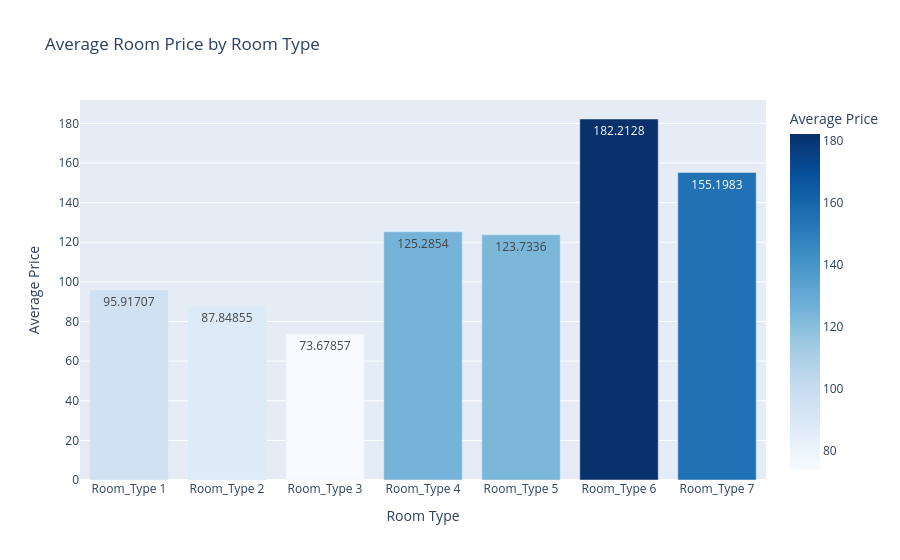

Write notebook code for a chart like this one.
### Markdown cell above
Observation : Average room price by booking status shows that the average room price varies for bookings canceled and booking that were not canceled. This suggests there must be a relationship between the price of a room and cancellation decision of customers.

### Code cell
room_price = df.groupby('room type')['average price'].mean().reset_index()

fig = pltx.bar(
    room_price,
    x='room type',
    y='average price',
    title='Average Room Price by Room Type',
    labels={'room type': 'Room Type', 'average price': 'Average Price'},
    text_auto=True,
    color='average price',
    color_continuous_scale="Blues"
)

fig.show()

### Figure 1 — Plotly figure (JSON) as saved in the notebook; plotly's stock layout.template omitted (floating-point values rounded to 4 significant figures)
{"data": [{"hovertemplate": "Room Type=%{x}<br>Average Price=%{marker.color}<extra></extra>", "legendgroup": "", "marker": {"color": [95.92, 87.85, 73.68, 125.3, 123.7, 182.2, 155.2], "coloraxis": "coloraxis", "pattern": {"shape": ""}}, "name": "", "orientation": "v", "showlegend": false, "textposition": "auto", "texttemplate": "%{y}", "type": "bar", "x": ["Room_Type 1", "Room_Type 2", "Room_Type 3", "Room_Type 4", "Room_Type 5", "Room_Type 6", "Room_Type 7"], "xaxis": "x", "y": [95.92, 87.85, 73.68, 125.3, 123.7, 182.2, 155.2], "yaxis": "y"}], "layout": {"barmode": "relative", "coloraxis": {"autocolorscale": false, "colorbar": {"title": {"text": "Average Price"}}, "colorscale": [[0, "rgb(247,251,255)"], [0.125, "rgb(222,235,247)"], [0.25, "rgb(198,219,239)"], [0.375, "rgb(158,202,225)"], [0.5, "rgb(107,174,214)"], [0.625, "rgb(66,146,198)"], [0.75, "rgb(33,113,181)"], [0.875, "rgb(8,81,156)"], [1, "rgb(8,48,107)"]]}, "legend": {"tracegroupgap": 0}, "title": {"text": "Average Room Price by Room Type"}, "xaxis": {"anchor": "y", "domain": [0, 1], "title": {"text": "Room Type"}}, "yaxis": {"anchor": "x", "domain": [0, 1], "title": {"text": "Average Price"}}}}
